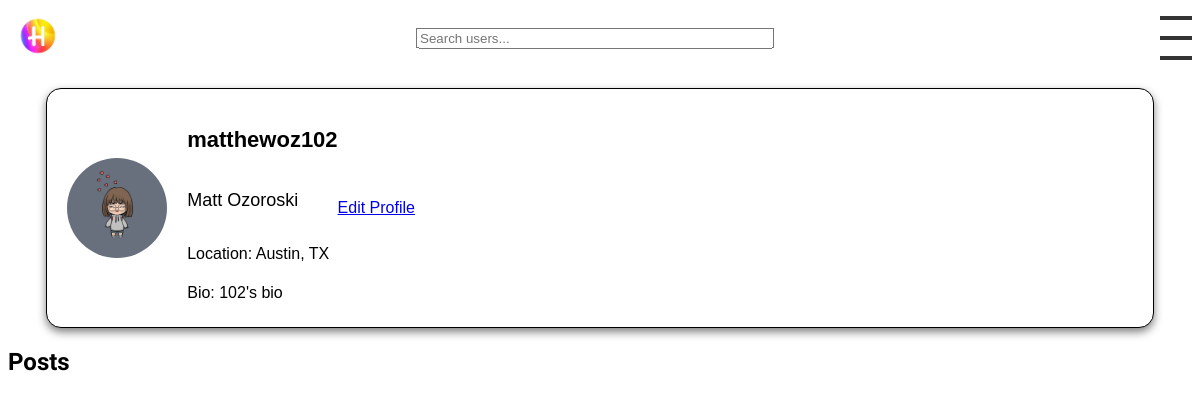
The page /profile/matthewoz102/ (signed in) on the database as committed earlier.
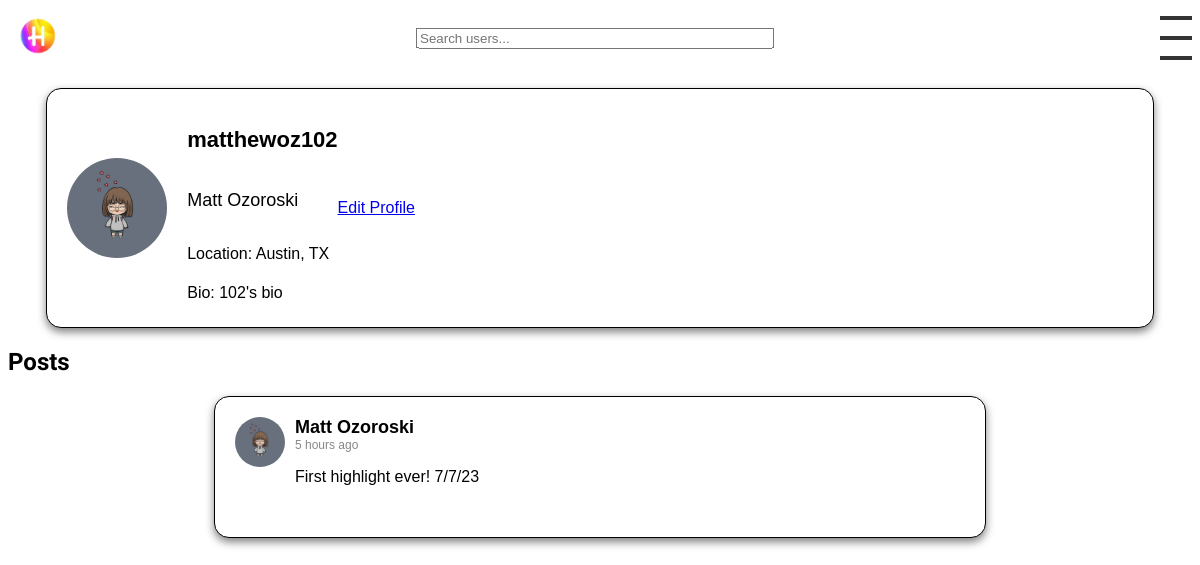
The same page on the database as committed later.
### posts/models.py (models this page shows, shortened)
class Post(models.Model):
    user = models.ForeignKey(User, on_delete=models.CASCADE, related_name='posts')
    text = models.TextField()
    image = models.ImageField(upload_to='images/', blank=True, null=True)
    likes = models.ManyToManyField(User, related_name='likes', blank=True)
    created_at = models.DateTimeField(auto_now_add=True)

class Profile(models.Model):
    user = models.OneToOneField(User, on_delete=models.CASCADE)
    image = models.ImageField(upload_to='profile_pics/', default='profile_pics/ProfilePic.jpg', blank=True)
    location = models.CharField(max_length=30, blank=True)
    bio = models.TextField(blank=True)
    friends = models.ManyToManyField("self")
    last_post_time = models.DateTimeField(default=timezone.now)

### posts/views.py (the view)
# urls.py: path('profile/<str:username>/', views.view_profile, name='view_profile'),
def view_profile(request, username):
    profile_user = get_object_or_404(User, username=username)
    posts = Post.objects.filter(user=profile_user)
    are_friends = request.user.profile.friends.filter(user=profile_user).exists()
    friend_request_sent = FriendRequest.objects.filter(
        from_profile=request.user.profile,
        to_profile=Profile.objects.get(user=profile_user),
        status='pending'
    ).exists()
    context = {
        'profile_user': profile_user,
        'posts': posts,
        'are_friends': are_friends,
        'friend_request_sent': friend_request_sent,  # add this line
    }
    return render(request, 'profile.html', context)

### posts/templatetags/my_filters.py (called while the page is built)
@register.filter
def custom_date(value):
    now = timezone.now()
    diff = now - value
    if diff.days <= 0 and diff.seconds < 3600:
        return str(diff.seconds//60) + " minutes ago"
    elif diff.days <= 0 and diff.seconds >= 3600:
        return str(diff.seconds//3600) + " hours ago"
    elif diff.days >= 1 and diff.days < 7:
        return str(diff.days) + " days ago"
    else:
        return value.strftime("%B %d, %Y")  # If more than a week ago, return a formatted date

### posts/templates/profile.html
{% extends 'base.html' %}
{% block content %}
{% include 'profile_info.html' with profile=profile_user.profile user=profile_user are_friends=are_friends %}
    <h2>Posts</h2>
    {% for post in posts %}
        {% include 'post.html' with post=post %}
    {% endfor %}
{% endblock %}

### posts/templates/post.html (shortened to what this page needs)
{% load static %}
{% load my_filters %}
<link rel="stylesheet" type="text/css" href="{% static 'css/post.css' %}">
<div class="post">
    <div class="post-top">
        <a href="{% url 'view_profile' post.user.username %}">
            <img src="{{ post.user.profile.image.url }}" alt="User Avatar" class="avatar">
        </a>
        <div class="post-content">
            <div class="user-detail">
                <a href="{% url 'view_profile' post.user.username %}" class="username">{{ post.user.first_name }} {{ post.user.last_name }}</a>
                <span class="timestamp">{{ post.created_at|custom_date }}</span>
            </div>
            <p class="post-text">{{ post.text }}</p>
        </div>
    </div>
</div>

Rows that differ between the two databases and show on the page:
added Post: user.profile.image (picture), user.first_name "Matt", user.last_name "Ozoroski", created_at|custom_date "5 hours ago", text "First highlight ever! 7/7/23"
